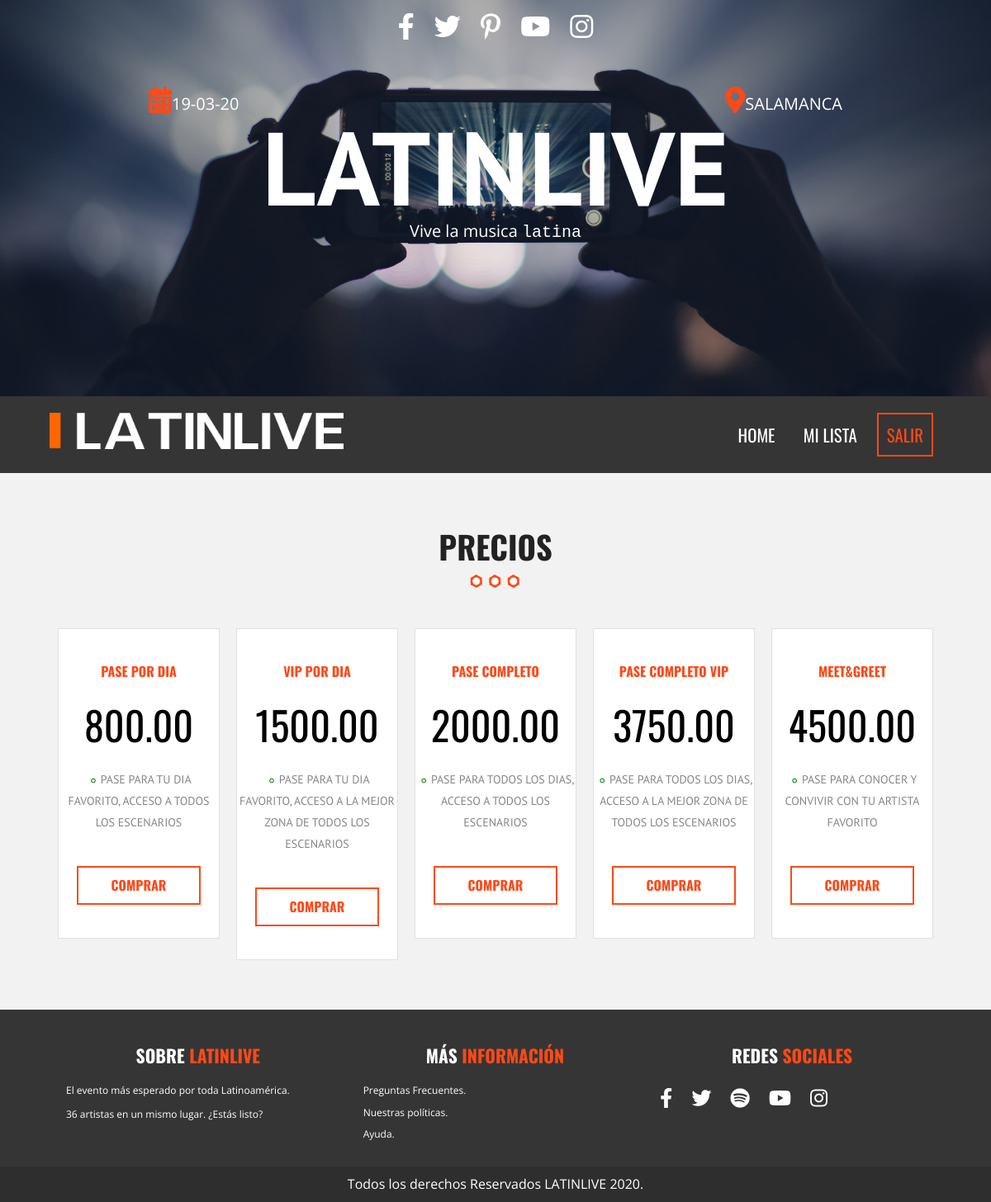
The app's page /compra1.php with its own data.
### tables this page shows
CREATE TABLE ticket
(
    ticket_id INT NOT NULL AUTO_INCREMENT,
    ticket_name NVARCHAR(50) NOT NULL,
    price FLOAT(6,2) NOT NULL,
    descr NVARCHAR(255) NOT NULL,
    disp INT NOT NULL,
    PRIMARY KEY(ticket_id)
);

### compra1.php (the view, shortened to what this page needs)
<?php
  require 'database.php';
    $sql2 = "SELECT ticket_id, ticket_name, price, descr FROM ticket";
    $stmt2 = $conn->prepare($sql2, array(PDO::ATTR_CURSOR => PDO::CURSOR_SCROLL));
    $stmt2 -> execute();
 ?>
<!doctype html>
<html class="no-js" lang="">
<head>
  <link rel="stylesheet" href="css/normalize.css">
  <link rel="stylesheet" href="css/main.css">
  <link rel="stylesheet" href="css/all.css">
  <link rel="stylesheet" href="https://unpkg.com/leaflet@1.5.1/dist/leaflet.css" />
</head>
<body>
  <header class="site-header">
    <div class="hero2">
      <div class="contenido-header">
        <nav class="redes-sociales">
        <a href="https://www.facebook.com/marijo.avi19"><i class="fab fa-facebook-f"></i></a>
              <a href="https://twitter.com/1903Guzman"><i class="fab fa-twitter"></i></a>
              <a href="https://www.pinterest.com.mx/pin/401875966739474515/"><i class="fab fa-pinterest-p"></i></a>
              <a href="https://www.youtube.com/watch?v=HjVEFk9H6gs"><i class="fab fa-youtube"></i></a>
              <a href="https://www.instagram.com/mariajose_19031/?hl=es-la"><i class="fab fa-instagram"></i></a>
        </nav>
        <div class="informacion-evento">
            <div class="clearfix">
              <p class="fecha"><i class="fas fa-calendar-alt"></i>19-03-20</p>
              <p class="ciudad"><i class="fas fa-map-marker-alt"></i>Salamanca</p>
            </div>
              <h1 class="nombre-sitio">LatinLive</h1>
              <p class="slogan">Vive la musica <samp>latina</samp></p>
        </div>
      </div>
    </div>
  </header>
  <div class="barra">
    <div class="contenedor clearfix">
      <div class="logo">
        <img src="img/logo1.png" alt="logo latinlive">
      </div>
      <nav class="navegacion-principal clearfix">
          <a href="index.php" id="">Home</a>
          <a href="historial.php">Mi lista</a>
          <a href="logout.php">Salir</a>
      </nav>
    </div>
  </div>
  <section class="precios seccion" id="precios">
    <h2>Precios</h2>
    <div class="contenedor">
      <ul class="lista-precios clearfix">
          <?php
          while ($row = $stmt2->fetch(PDO::FETCH_NUM, PDO::FETCH_ORI_NEXT)) { ?>
            <li>
            <div class="tabla-precio">
            <h3><?php print $row[1];?></h3>
            <p class="numero"><?php print $row[2];?></p>
            <ul>
              <li><?php print $row[3];?></li>
            </ul>
            <?php $valor = $row[0];?>
            <a href="compra.php?compra=<?php echo $valor; ?>" value="<?php echo $valor; ?>" class="button hollow">Comprar</a>
            </div>
            </li>
            <?php } ?>
      </ul>
    </div>
  </section>
  <footer class="site-footer">
    <div class="contenedor clearfix">
      <div class="footer-informacion">
          <h3>Sobre<span> latinlive</span></h3>
          <p>El evento más esperado por toda Latinoamérica.</p>
          <p>36 artistas en un mismo lugar. ¿Estás listo?</p>
      </div>
      <div class="ultimos-tweets">
          <h3>Más<span> información</span></h3>
          <ul>
                <li>Preguntas Frecuentes.</li>
                <li>Nuestras políticas.</li>
                <li>Ayuda.</li>
          </ul>
      </div>
      <div class="menu">
          <h3>Redes<span> Sociales</span></h3>
          <nav class="redes-sociales">
          <nav class="redes-sociales">
        <a href="https://www.facebook.com/marijo.avi19"><i class="fab fa-facebook-f"></i></a>
              <a href="https://twitter.com/1903Guzman"><i class="fab fa-twitter"></i></a>
              <a href="https://www.pinterest.com.mx/pin/401875966739474515/"><i class="fab fa-spotify"></i></a>
              <a href="https://www.youtube.com/watch?v=HjVEFk9H6gs"><i class="fab fa-youtube"></i></a>
              <a href="https://www.instagram.com/mariajose_19031/?hl=es-la"><i class="fab fa-instagram"></i></a>
        </nav>
      </div>
    </div>
    <p class="copyright">Todos los derechos Reservados LATINLIVE 2020.</p>
  </footer>
</body>
</html>

### css/all.css (style rules this page uses)
.fa, .fas, .far, .fal, .fab { -moz-osx-font-smoothing: grayscale; -webkit-font-smoothing: antialiased; display: inline-block; font-style: normal; font-variant: normal; text-rendering: auto; line-height: 1; }
.fa-calendar-alt:before { content: "\f073"; }
.fa-facebook-f:before { content: "\f39e"; }
.fa-instagram:before { content: "\f16d"; }
.fa-map-marker-alt:before { content: "\f3c5"; }
.fa-pinterest-p:before { content: "\f231"; }
.fa-spotify:before { content: "\f1bc"; }
.fa-twitter:before { content: "\f099"; }
.fa-youtube:before { content: "\f167"; }
.fab { font-family: 'Font Awesome 5 Brands'; }
.fa, .fas { font-family: 'Font Awesome 5 Free'; font-weight: 900; }

### records on screen
ticket: ticket_name "PASE POR DIA", price "800.00", descr "PASE PARA TU DIA FAVORITO, ACCESO A TODOS LOS ESCENARIOS", $valor 1 (drawn)
ticket: ticket_name "VIP POR DIA", price "1500.00", descr "PASE PARA TU DIA FAVORITO, ACCESO A LA MEJOR ZONA DE TODOS LOS ESCENARIOS", $valor 2 (drawn)
ticket: ticket_name "PASE COMPLETO", price "2000.00", descr "PASE PARA TODOS LOS DIAS, ACCESO A TODOS LOS ESCENARIOS", $valor 3 (drawn)
ticket: ticket_name "PASE COMPLETO VIP", price "3750.00", descr "PASE PARA TODOS LOS DIAS, ACCESO A LA MEJOR ZONA DE TODOS LOS ESCENARIOS", $valor 4 (drawn)
ticket: ticket_name "MEET&GREET", price "4500.00", descr "PASE PARA CONOCER Y CONVIVIR CON TU ARTISTA FAVORITO", $valor 5 (drawn)
